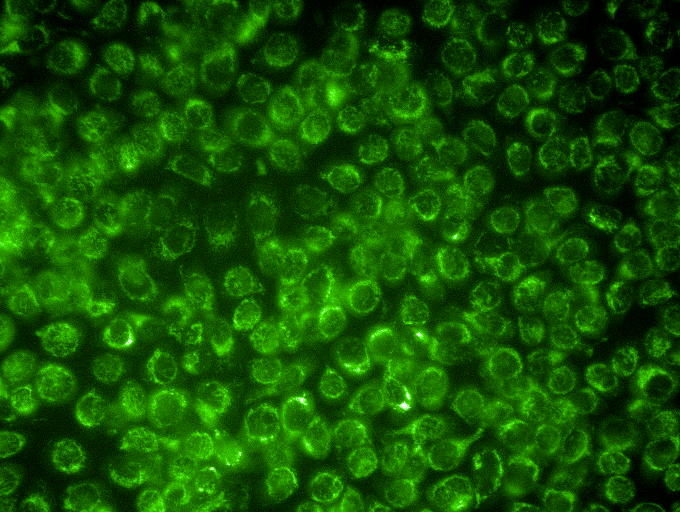
#> input picture 5nM MinE07 on PC9 .png, 1360 x 1024 px (shown at 1/2 size)
$ jupyter execute Project.ipynb
#> lines starting #> are read from the running program, lines starting #| are printed output that depends on the picture; long printed decimals are rounded
[cell 1]
# This script resizes an image to a 500x500 PNG image, converts it to greyscale, applies a Gaussian blur, calculates the histograms
# of the original and blurred images, plots them, performs a statistical test to compare the histograms,
# and saves the blurred image and a downsized version of it.

#Import necessary libraries
import os
from PIL import Image, ImageFilter
import matplotlib.pyplot as plt
from scipy.stats import ks_2samp

# Build the path relative to the current script
base_dir = os.getcwd()
image_path = os.path.join(base_dir,'5nM MinE07 on PC9 .png')

# Read a PNG image and rescale it to 500x500 pixels if necessary
image = Image.open(image_path)
#> image is the input picture: PIL image 1360x1024 RGBA; mean R, G, B, A 17.8, 79.9, 0.2, 255
if image.size != (500, 500):
    image = image.resize((500, 500))
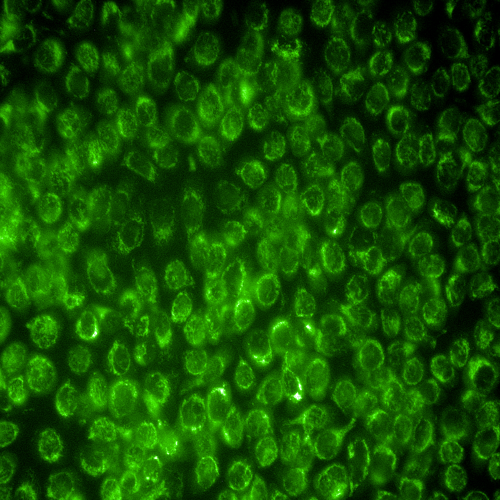
#> image: PIL image 500x500 RGBA; mean R, G, B, A 17.8, 79.9, 0.2, 255
image.show()
# check if the image is in greyscale mode, if not, convert it to greyscale
if image.mode != 'L':
    image = image.convert('L')
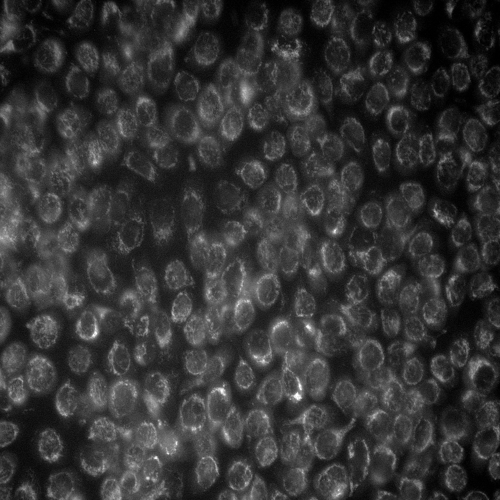
#> image: PIL image 500x500 L; min 0, max 255, mean 52.3

# apply a Gaussian blur with a radius of 5 pixels
blurred_image = image.filter(ImageFilter.GaussianBlur(radius=5))
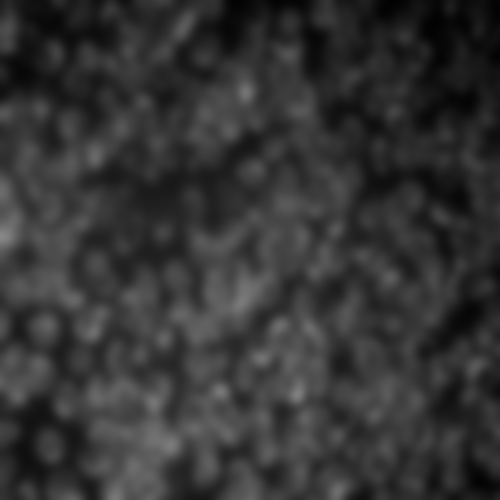
#> blurred_image: PIL image 500x500 L; min 1, max 136, mean 52.3


# show the blurred image
blurred_image.show()

# calculate the greyscale histogram of the blurred image and the original image
original_histogram = image.histogram()
#> original_histogram = 256 values, max 4800 at index 36, min 0 at index 209, mean 976.6
blurred_histogram = blurred_image.histogram()
#> blurred_histogram = 256 values, max 4741 at index 46, min 0 at index 0, mean 976.6

#plot the histograms on a single matplotlib plot
plt.figure(figsize=(10, 5))
plt.subplot(1, 2, 1)
plt.title('Original Image Histogram')
plt.bar(range(256), original_histogram, color='blue', alpha=0.7)
plt.xlim([0, 255])
plt.subplot(1, 2, 2)
plt.title('Blurred Image Histogram')
plt.bar(range(256), blurred_histogram, color='red', alpha=0.7)
plt.xlim([0, 255])
plt.tight_layout()
plt.show()
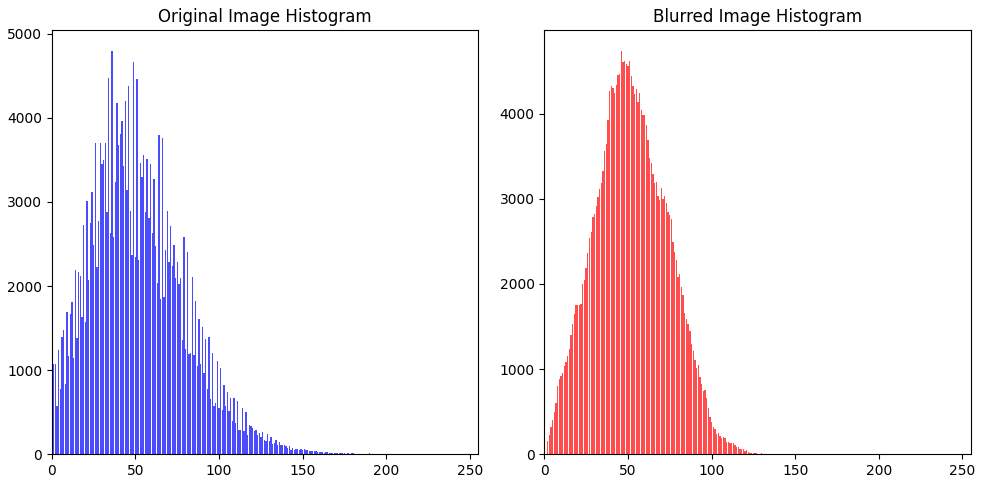
#> figure drawn by matplotlib, 2 panels; panel 1: tallest bar 4800 high, from x = 35.6 to 36.4; panel 2: tallest bar 4741 high, from x = 45.6 to 46.4

#use scipy on histograms to test statistical significance between the two
statistic, p_value = ks_2samp(blurred_histogram, original_histogram)
#> statistic = 0.434; p_value = 5.42e-22
# print the results
print(f"KS Statistic: {statistic}")
#| KS Statistic: 0.4336
print(f"P-value: {p_value}")
#| P-value: 5.423052373923453e-22

# interpret the p-value
if p_value < 0.05:
    print("The two histograms are significantly different.")
else:
    print("The two histograms are not significantly different.")

# save the blurred image
blurred_image.save('blurred_image.png')

#save a downsizeded version of the blurred image
downsized_image = blurred_image.resize((250, 250), Image.Resampling.LANCZOS)
downsized_image.save('downsized_blurred_image.png')
